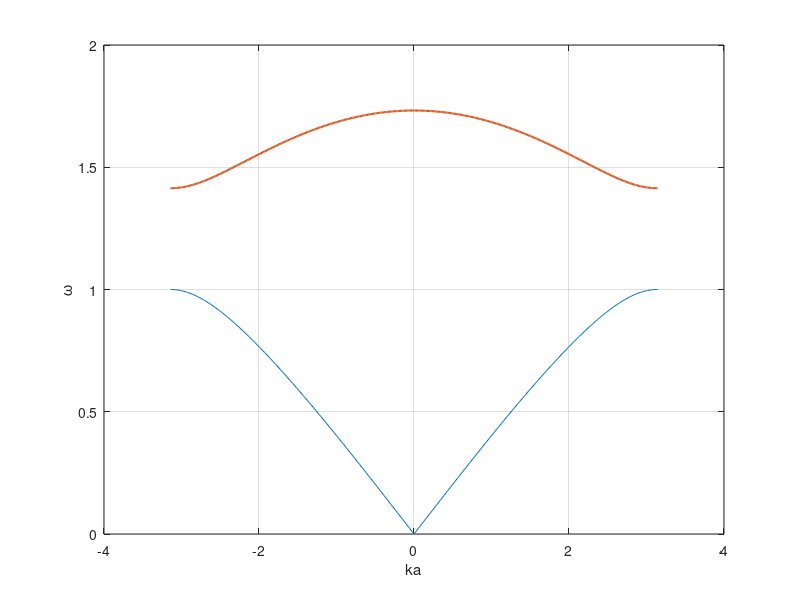

Reproduce this figure in MATLAB.
% Week 11 - 1D monatomic and diatomic chains: dispersion and phonon heat capacity
% Physical Chemistry 2, SKKU (Prof. S. Joon Kwon)
function wk11_phonon_chain()
    N = 40; m1 = 1; m2 = 2; k1 = 1; k2 = 1;
    masses = repmat([m1 m2], 1, N); springs = repmat([k1 k2], 1, N);
    wn = sort(sqrt(abs(eig(chainMatrix(masses, springs)))));
    ks = 2*pi*(0:N-1)/N; [ac, op] = omegaDi(ks, m1, m2, k1, k2);
    wa = sort([ac op])';
    fprintf('Diatomic, %d cells: %d modes, max error = %.2e\n', N, numel(wn), max(abs(wn - wa)));
    [a, o] = omegaDi(pi, m1, m2, k1, k2); fprintf('Zone boundary: acoustic %.4f, optical %.4f\n', a, o);
    Nb = 2000; w = 2*abs(sin(pi*(1:Nb-1)/Nb));
    for T = [0.05 0.2 0.5 1 2 5]
        x = w/T; c = x.^2.*exp(x)./expm1(x).^2; fprintf('  T = %4.2f: C/Nk = %.4f\n', T, mean(c));
    end
    k = linspace(-pi, pi, 400); [ac, op] = omegaDi(k, m1, m2, k1, k2);
    figure; plot(k, ac, k, op, 'LineWidth', 1.5); xlabel('ka'); ylabel('\omega'); grid on;
end
function D = chainMatrix(m, s)
    n = numel(m); D = zeros(n);
    for i = 1:n
        j = mod(i, n) + 1;
        D(i,i) = D(i,i) + s(i); D(j,j) = D(j,j) + s(i); D(i,j) = D(i,j) - s(i); D(j,i) = D(j,i) - s(i);
    end
    D = D ./ sqrt(m' * m);
end
function [ac, op] = omegaDi(k, m1, m2, k1, k2)
    S = k1 + k2; inv = 1/m1 + 1/m2;
    root = sqrt(max(S^2*inv^2 - 16*k1*k2*sin(k/2).^2/(m1*m2), 0));
    ac = sqrt(max(0.5*(S*inv - root), 0)); op = sqrt(0.5*(S*inv + root));
end
